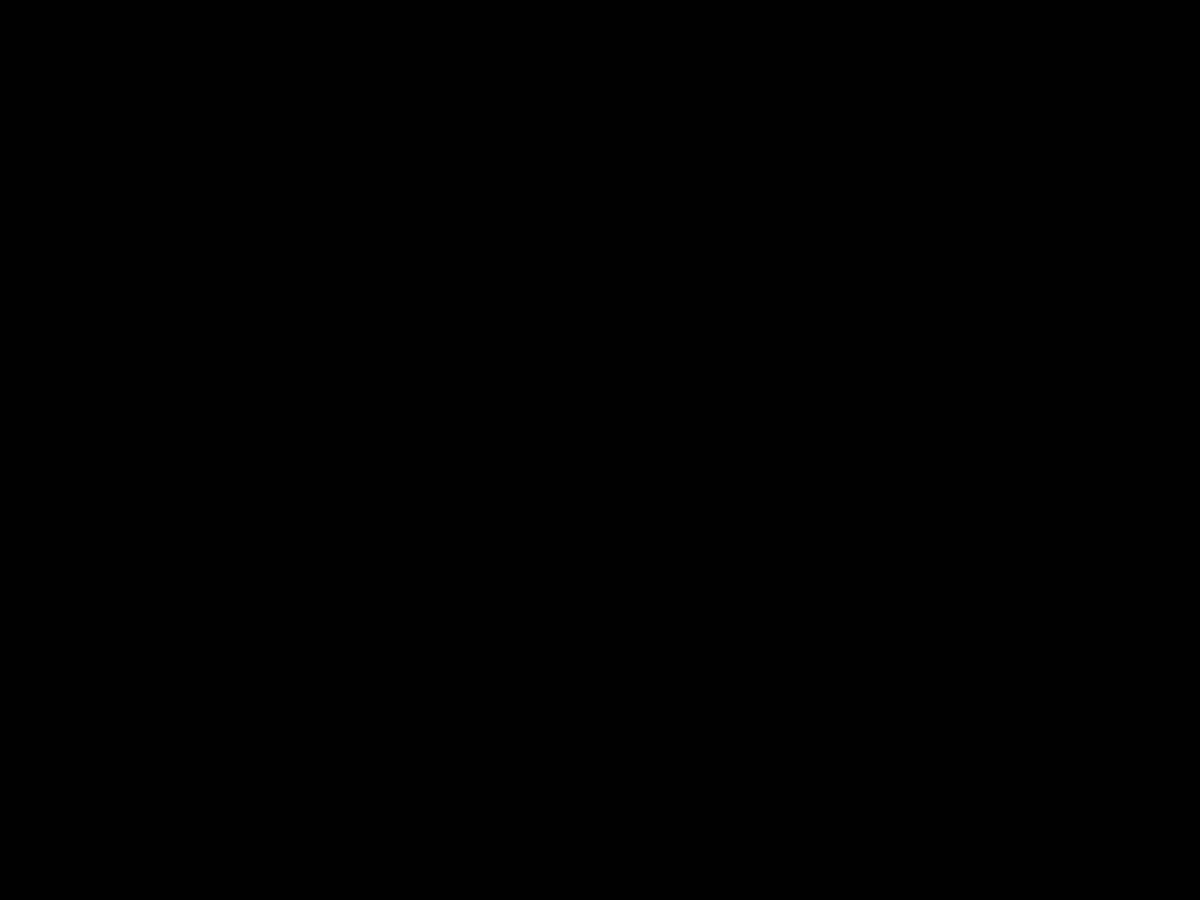
Frame 1 (no input)
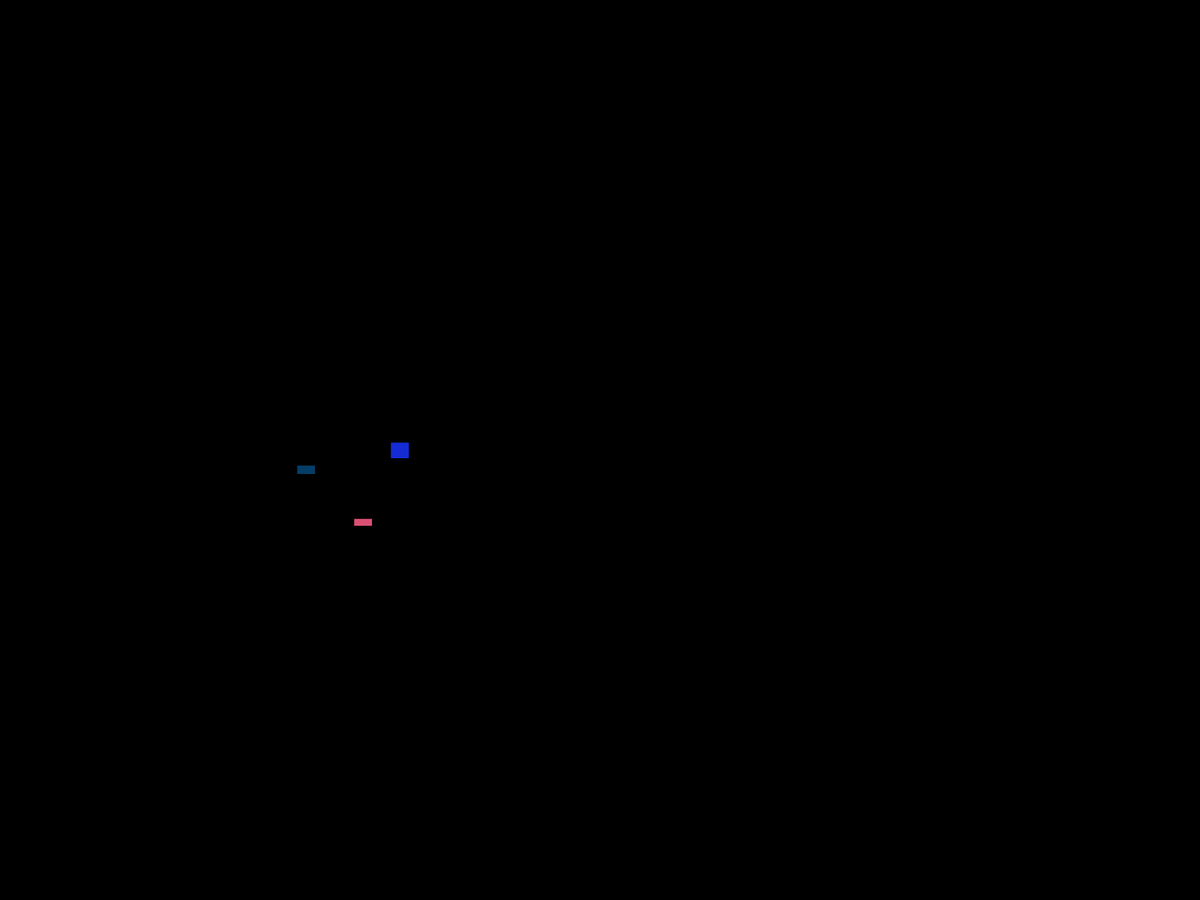
Frame 60 (the mouse pressed at the canvas centre just before this capture)
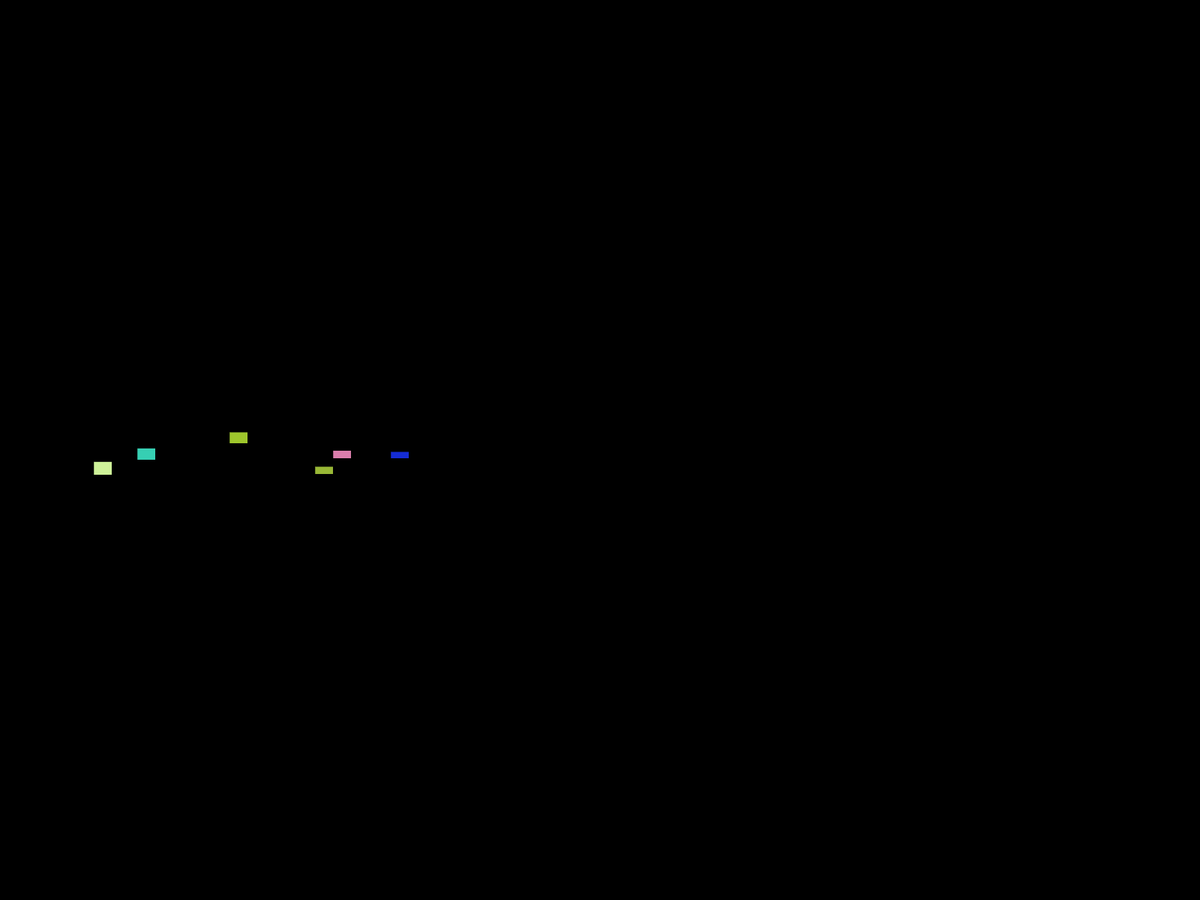
Frame 120 (the mouse held since frame 60 and released just before this capture)

The Processing sketch that drew these frames (run headless with seeded random() and noise(); from frame 60 on, the mouse is pressed at the canvas centre):

// Processing sketch: PanelDisplayer
// ── PanelDisplayer.pde
float panelScale = 100;  //set scale at which drawings can be made that will be sent to panels
wPanel pA = new wPanel(578,660,panelScale); //creates the panel locations in their respective objects
wPanel pB = new wPanel(521,590,panelScale);
wPanel pC = new wPanel(498,570,panelScale);
wPanel pD = new wPanel(472,680,panelScale);
wPanel pE = new wPanel(444,590,panelScale);
wPanel pF = new wPanel(420,611,panelScale);
wPanel pG = new wPanel(396,611,panelScale);
wPanel pH = new wPanel(362,570,panelScale);
wPanel pI = new wPanel(306,570,panelScale);
wPanel pJ = new wPanel(283,590,panelScale);
wPanel pK = new wPanel(183,592,panelScale);
wPanel pL = new wPanel(125,612,panelScale);
wPanel pM = new wPanel(88,592,panelScale);
wPanel pN = new wPanel(64,612,panelScale);
wPanel pO = new wPanel(0,573,panelScale);
wPanel[] panelList = {pA, pB, pC, pD, pE, pF, pG, pH, pI, pJ, pK, pL, pM, pN, pO}; //creates list of panels

ArrayList<wPanel> unusedPanels = new ArrayList<wPanel>(); //creates array list for keeping track of panels in use
ArrayList<pSquare> squares= new ArrayList<pSquare>(); //keeps track of 'squares' running

void setup(){
  fullScreen();
  for(int i = 0; i < panelList.length; i++) { //add panels to unused arraylist
      unusedPanels.add(panelList[i]);
  }
}
int size;
void draw(){
    background(0);
    for(int i = 0; i < squares.size(); i++) { //iterates through square array list to update and remove unused squares 
      squares.get(i).update();
      if(squares.get(i).done) {
        squares.remove(i);
      }
    }
    int chance = int(random(100)); //generates new squares on chance 
    if(chance > 90 && unusedPanels.size() > 0) {
      int nextPanel = int(random(unusedPanels.size()));
      wPanel next = unusedPanels.get(nextPanel);
      pSquare d = new pSquare(next);
      unusedPanels.remove(nextPanel);
      squares.add(d);
    }

}


class wPanel { //panel class stores data about location & allows for scaled drawing
  float corner1x, corner1y, corner2x, corner2y, panelWidth, panelHeight, drawSize;
  boolean pBusy;
  wPanel(float x, float y, float dS) {
    panelWidth = 24;
    panelHeight = 21;
    corner1x = x;
    corner1y = y;
    corner2x = x + panelWidth;
    corner2y = y + panelHeight;
    drawSize = dS;
    
  }
  void drawPrep() { //Prepares to convert what is drawn and translate it to the panel
    translate(corner1x,corner1y);
    scale(24/drawSize,21/drawSize);
    pBusy = true;
  }
  void drawSet() { //Resets after drawing to panel so that you can then draw to other panels
    scale(drawSize/24,drawSize/21);
    translate(-corner1x,-corner1y);
    pBusy = false;
  }
}



class pSquare { //demo
  int time;
  color pColor;
  wPanel current;
  boolean done;
  pSquare(wPanel p) {
    pColor = color(random(255),random(255),random(255));
    time = int(panelScale);
    current = p;
    done = false;
  }
  void update() {
    current.drawPrep();
    fill(pColor);
    rect(0,panelScale-time,panelScale,time);
    current.drawSet();
    time--;
    if(time == 0) {
      done = true;
      unusedPanels.add(current);
      println("Deleting pannel " + current);
    }
    delay(2);
  }
}
